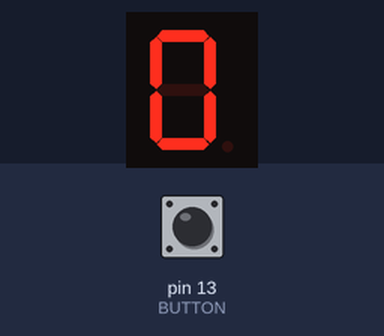
A sketch run on a simulated Arduino Uno, built with avr-gcc and run on an emulated ATmega328P. Shown: 1-digit seven-segment display. Wiring (from diagram.json): 1-digit 7-segment display, segments lit when LOW: segments pin 12, pin 11, pin 10, pin 9, pin 8, pin 7, pin 6. Inputs (shaded band) come from the test bench; at power-on: pin 13 (BUTTON) HIGH. The segment pins are drawn as the display they are named for.

Above: at 1.2 s.
1.3 s: pin 13 (BUTTON) pulled LOW for 0.15 s
At 1.7 s:
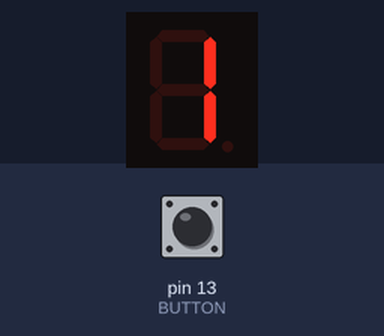
2.9 s: pin 13 (BUTTON) pulled LOW for 1 s
At 4.1 s:
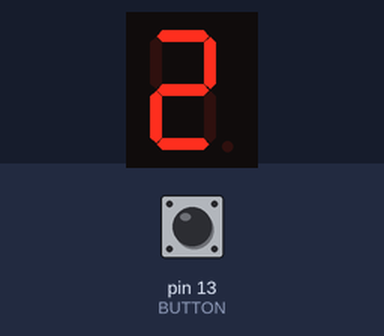
5.4 s: pin 13 (BUTTON) pulled LOW for 0.15 s
At 6.0 s:
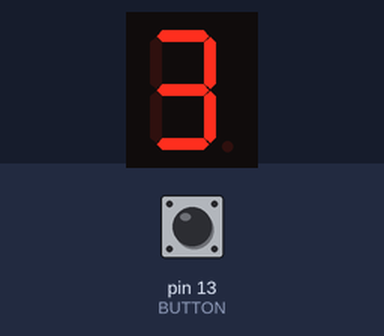
7.0 s: pin 13 (BUTTON) pulled LOW for 1 s
At 8.4 s:
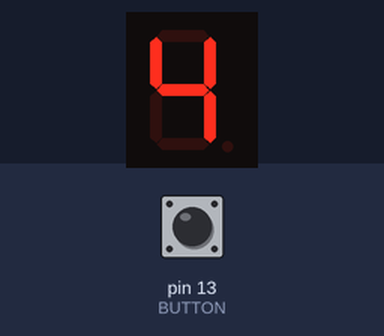
Timing chart, 0 to 10.0 s (numbered marks = the images above; inputs shaded):
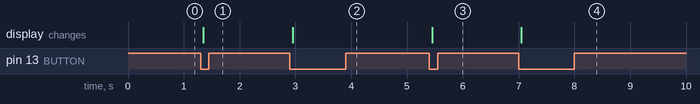

The sketch:

7_segment.ino
```cpp
#define SEG_COUNT 7
#define BUTTON 13

const int firstSeg = 12;
int number = 0;
int button_current = LOW;
int button_last = LOW;

byte numberSegments[16] = {
 0b11000000, // 0
 0b11111001, // 1
 0b10100100, // 2
 0b10110000, // 3
 0b10011001, // 4
 0b10010010, // 5
 0b10000010, // 6
 0b11111000, // 7
 0b10000000, // 8
 0b10010000, // 9
 0b10001000, // A
 0b10000011, // B
 0b11000110, // C
 0b10100001, // D
 0b10000110, // E
 0b10001110  // F
};

int Debounce(int last) {
  int current = digitalRead(BUTTON);
  if (last != current) {
    delay(50);
    current = digitalRead(BUTTON);
  }
  return current;
}

void setup() {

  pinMode(BUTTON, INPUT_PULLUP);

  for (int i = 0; i < SEG_COUNT; i++) {
    pinMode(firstSeg - i, OUTPUT);
  }
}


void loop() {
  int mask;
  mask = numberSegments[number];

  for (int i = 0; i < SEG_COUNT; i++) {
    int enableSegment = bitRead(mask, i);
    digitalWrite(firstSeg - i, enableSegment);
  }

  button_current = Debounce(button_last);
  if (button_last && !button_current) {
    number = (number + 1) % 16;
  }
  button_last = button_current;
}
```

Measured:
- after the input at 1.3 s, the display: changes after 0.05 s (image 1)
- after the input at 2.9 s, the display: changes after 0.05 s (image 2)
- after the input at 5.4 s, the display: changes after 0.05 s (image 3)
- after the input at 7.0 s, the display: changes after 0.05 s (image 4)
